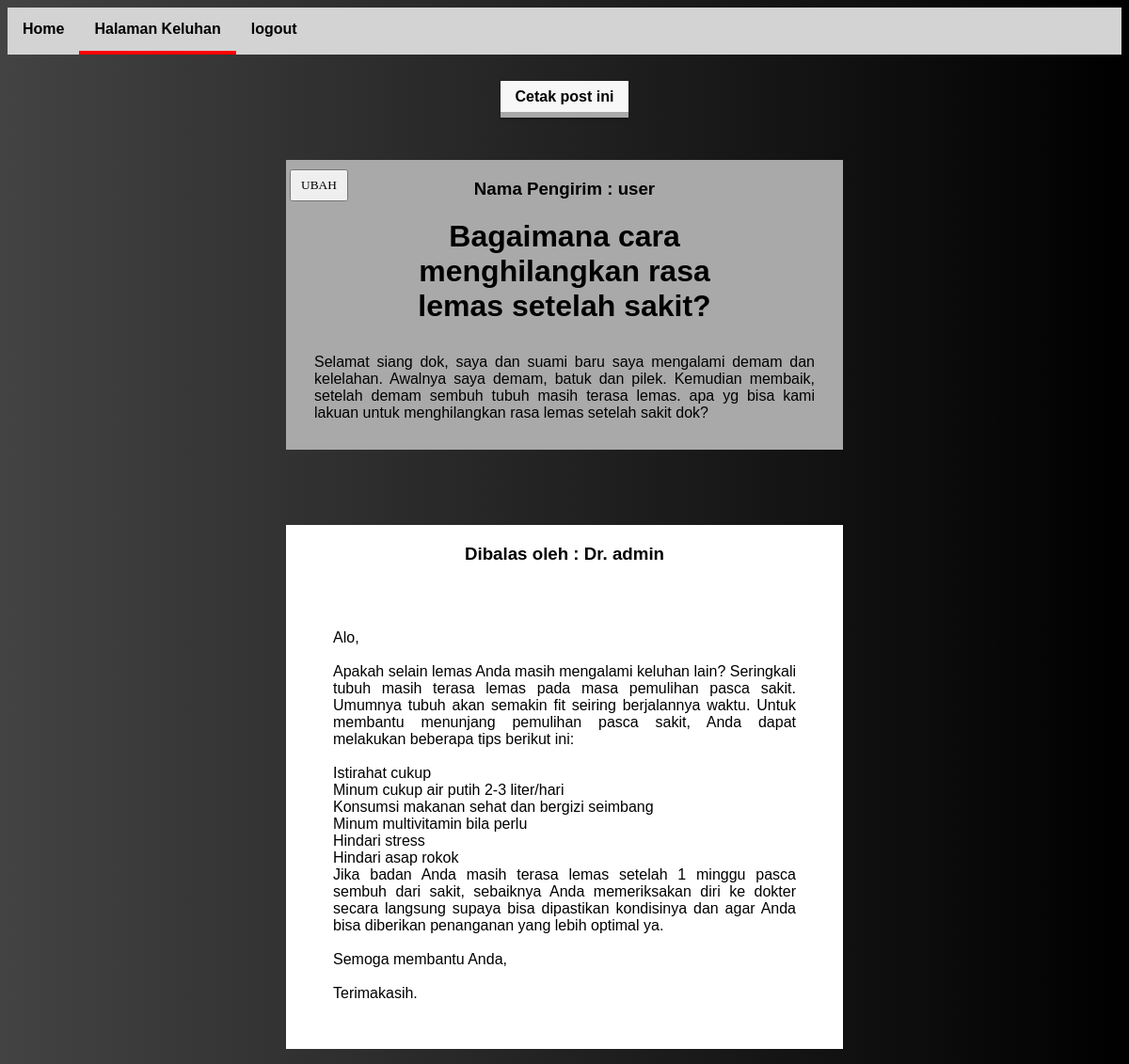
/detail.php?id=40 (signed in), run on the app's committed database.
### tables this page shows
CREATE TABLE `keluhan` (
  `id` int(50) NOT NULL,
  `judul` varchar(250) NOT NULL,
  `deskripsi` text NOT NULL,
  `balasan` text NOT NULL,
  `nama_pengirim` varchar(500) NOT NULL,
  `nama_pembalas` varchar(500) NOT NULL,
  `id_pengirim` int(100) NOT NULL
);

### detail.php (the view, shortened to what this page needs)
<?php
require "conn.php";
$id=$_GET['id'];
?>
<html>
<link rel="stylesheet" href="crud/crud.css">
<link rel="stylesheet" href="homepage_style/buttonReg.css">
<head>
</head>
<body style="background-image: linear-gradient(to right, #434343 0%, black 100%);">
<div class="navi">
      <a href="index.php" >Home</a>
      <a href="crud.php" style="border-bottom: 4px solid red;">Halaman Keluhan</a>
      <a href="logout.php">logout</a>
</div>
<?php
    $result = mysqli_query($conn, "select id_pengirim from keluhan where id='$id'");
    while ($data = mysqli_fetch_array($result)){
           $id_form= $data['id_pengirim'];
    }
    if($_SESSION['id']==$id_form && $_SESSION['tipe']=="user"){ ?>
       <br><br>
    <center><a class="square_btn" href="cetak_keluhan.php?id=<?=$id?>">Cetak post ini</a><br /><br></center>
<?php  } ?>
    <div style="background-color:darkgray;width: 50%;margin: auto;margin-top: 40px;margin-bottom: 50px;">
        <?php
           $result = mysqli_query($conn, "select * from keluhan where id='$id'");
           while ($data = mysqli_fetch_array($result)){
                $id_form= $data['id_pengirim'];
               $judul = $data['judul'];
               $deskripsi = $data['deskripsi'];
               $nama_pengirim = $data['nama_pengirim'];
               $nama_pembalas= $data['nama_pembalas'];
               $balasan= $data['balasan'];
           }
     if($_SESSION['id']==$id_form && $_SESSION['tipe']=="user"){ ?>
        <form name="update" action="update.php" method="post" style="position: absolute;height: auto; float:right;">
            <div class="nengah">
                    <input type="submit" value="ubah" name="ubah2">
                  </div>
        </form>
    <?php } ?>
        <center><h3 style="padding-top:20px;margin-left: 100px;margin-right:100px;">Nama Pengirim : <?=$nama_pengirim ?></h3></center>
        <center><h1 style="margin-left: 100px;margin-right:100px;"><?=$judul?></h1></center>
        <p align="justify" style="padding : 30px;padding-top: 10px;"><?=$deskripsi?></p>
    </div>
<?php if(!(empty($nama_pembalas))){ ?>
    <div style="background-color:white;width: 50%;margin: auto;margin-top: 80px;">
        <center ><h3 style="padding-top:20px;">Dibalas oleh : Dr. <?=$nama_pembalas ?></h3></center>
        <p align="justify" style="padding : 50px;white-space:pre-wrap;"><?=$balasan?></p>
    </div>
<?php } ?>
</body>
</html>

### crud/crud.css (style rules this page uses)
body { font-family: sans-serif; }
.square_btn { margin-top: 50px; padding: 0.5em 1em; text-decoration: none; background: #f7f7f7; border-bottom: solid 6px darkgray; color: black; font-weight: bold; box-shadow: 0px 2px 2px rgba(0, 0, 0, 0.29); }
.navi { overflow: hidden; background-color: lightgray; }
.navi a { font-family: Arial; font-weight: bold; float: left; display: block; color: black; text-align: center; padding: 14px 16px; text-decoration: none; }

### homepage_style/buttonReg.css (style rules this page uses)
input[type='submit'] { font-family: Arial black; padding: 7px 10px; margin: 10px 4px; cursor: pointer; text-transform: uppercase; text-align: center; position: relative; }

### data on the page
keluhan: nama_pengirim "user", judul "Bagaimana cara menghilangkan rasa lemas setelah sakit?", deskripsi "Selamat siang dok, saya dan suami baru saya mengalami demam dan kelelahan. Awalnya saya demam, batuk dan pilek. Kemudian membaik, setelah demam sembuh tubuh masih terasa lemas. apa yg bisa kami lakuan untuk menghilangkan rasa lemas setelah sakit dok?", nama_pembalas "admin", balasan "Alo, Apakah selain lemas Anda masih mengalami keluhan lain? Seringkali tubuh masih terasa lemas pada masa pemulihan pasca sakit. Umumnya tubuh akan semakin fit seiring berjalannya waktu. Untuk membantu menunjang pemulihan pasca sakit, Anda dapat melakukan beberapa tips berikut ini: Istirahat cukup Minum cukup air putih 2-3 liter/hari Konsumsi makanan sehat dan bergizi seimbang Minum multivitamin bila perlu Hindari stress Hindari asap rokok Jika badan Anda masih terasa lemas setelah 1 minggu pasca sembuh dari sakit, sebaiknya Anda memeriksakan diri ke dokter secara langsung supaya bisa dipastikan kondisinya dan agar Anda bisa diberikan penanganan yang lebih optimal ya. Semoga membantu Anda,…"
